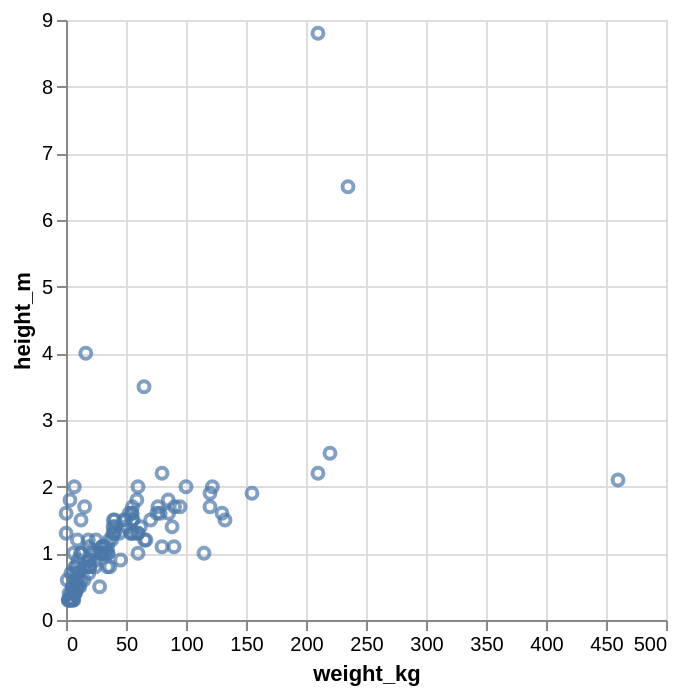

The notebook cell this image was saved under:
### Code cell
# Je grösser desto schwerer?

alt.Chart(df).mark_point().encode(
    x = 'weight_kg',
    y = 'height_m', 
    tooltip = ['name', 'weight_kg', 'height_m']
)

### Figure 1 — Vega-Lite specification as saved in the notebook (floating-point values rounded to 4 significant figures; data arrays with more than 128 entries replaced by an {"elided": "..."} marker saying what was removed)
{"config": {"view": {"continuousWidth": 300, "continuousHeight": 300}}, "data": {"name": "data-6d2ba33157fdd47daf73c52c1d0ec124"}, "mark": {"type": "point"}, "encoding": {"tooltip": [{"field": "name", "type": "nominal"}, {"field": "weight_kg", "type": "quantitative"}, {"field": "height_m", "type": "quantitative"}], "x": {"field": "weight_kg", "type": "quantitative"}, "y": {"field": "height_m", "type": "quantitative"}}, "$schema": "https://vega.github.io/schema/vega-lite/v5.20.1.json", "datasets": {"data-6d2ba33157fdd47daf73c52c1d0ec124": {"elided": "151 records"}}}
